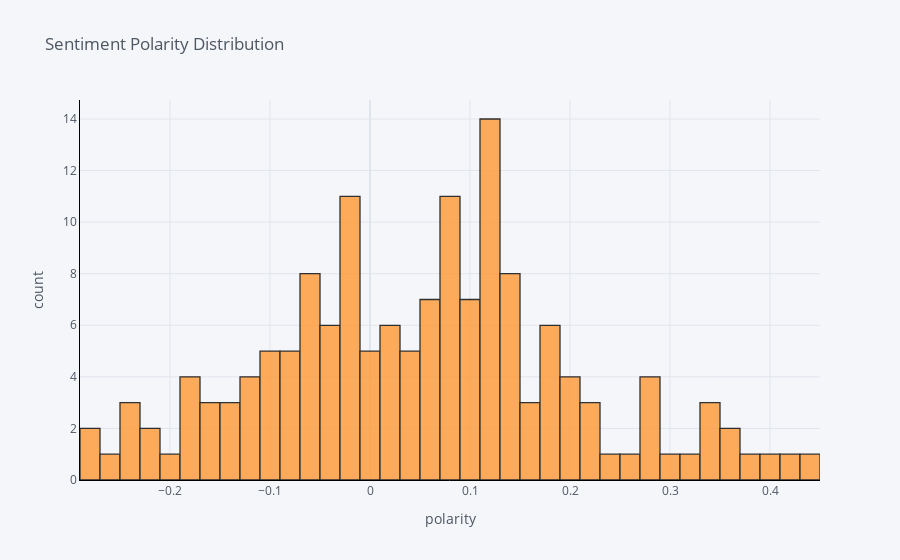

Source (notebook cell):
### Code cell
#!pip install cufflinks
import cufflinks as cf
cf.go_offline()
cf.set_config_file(offline=False, world_readable=True)
df['polarity'].iplot(
    kind='hist',
    bins=50,
    xTitle='polarity',
    linecolor='black',
    yTitle='count',
    title='Sentiment Polarity Distribution')

### Figure 1 — Plotly figure (JSON) as saved in the notebook; plotly's stock layout.template omitted (floating-point values rounded to 4 significant figures; data arrays with more than 128 entries replaced by an {"elided": "..."} marker saying what was removed)
{"data": [{"histfunc": "count", "histnorm": "", "marker": {"color": "rgba(255, 153, 51, 1.0)", "line": {"color": "#000000", "width": 1.3}}, "name": "polarity", "nbinsx": 50, "opacity": 0.8, "orientation": "v", "type": "histogram", "x": {"elided": "154 float values"}}], "layout": {"barmode": "overlay", "legend": {"bgcolor": "#F5F6F9", "font": {"color": "#4D5663"}}, "paper_bgcolor": "#F5F6F9", "plot_bgcolor": "#F5F6F9", "title": {"font": {"color": "#4D5663"}, "text": "Sentiment Polarity Distribution"}, "xaxis": {"gridcolor": "#E1E5ED", "linecolor": "black", "showgrid": true, "tickfont": {"color": "#4D5663"}, "title": {"font": {"color": "#4D5663"}, "text": "polarity"}, "zerolinecolor": "#E1E5ED"}, "yaxis": {"gridcolor": "#E1E5ED", "linecolor": "black", "showgrid": true, "tickfont": {"color": "#4D5663"}, "title": {"font": {"color": "#4D5663"}, "text": "count"}, "zerolinecolor": "#E1E5ED"}}}
